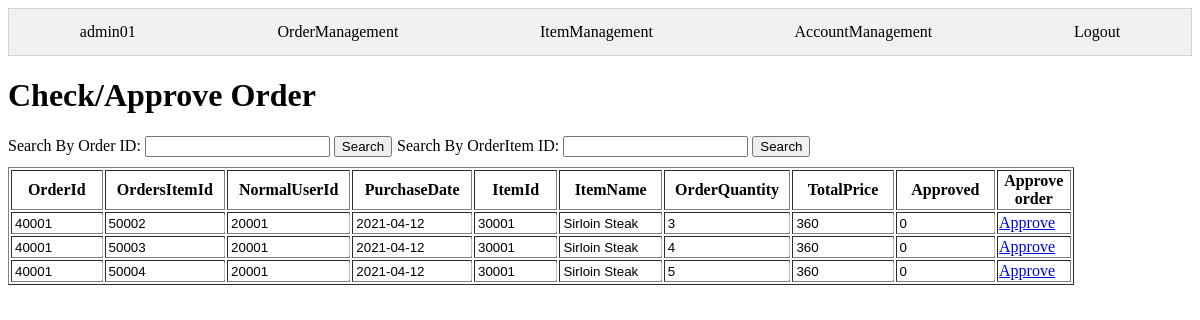
/server/OrderManagement.php (signed in), run on the app's committed database.
### tables this page shows
CREATE TABLE OrdersItem (
  OrdersItemId int(11) unsigned NOT NULL AUTO_INCREMENT,
  ItemId int(11) unsigned DEFAULT NULL,
  OrderId int(11) unsigned DEFAULT NULL,
  Quantity int(11) DEFAULT NULL,
  PRIMARY KEY (OrdersItemId)
);

CREATE TABLE Orders (
  OrderId int(11) unsigned NOT NULL AUTO_INCREMENT,
  NormalUserId int(11) unsigned DEFAULT NULL,
  Approved tinyint(1) DEFAULT '0',
  PurchaseDate date DEFAULT NULL,
  TotalPrice int(11) unsigned DEFAULT NULL,
  PRIMARY KEY (OrderId)
);

CREATE TABLE Item (
  ItemId int(11) unsigned NOT NULL AUTO_INCREMENT,
  Name varchar(255) DEFAULT NULL,
  Type int(11) DEFAULT NULL,
  Recommend int(11) DEFAULT NULL,
  Quantity int(11) DEFAULT NULL,
  Price int(11) DEFAULT NULL,
  Path varchar(255) DEFAULT '../image/question.jpg',
  PRIMARY KEY (ItemId)
);

### server/OrderManagement.php (the view, shortened to what this page needs)
<!DOCTYPE html>
<html lang="en">
<head>
    <link rel="stylesheet" href="mystyle.css">
</head>
<body>
    <?php
if(isset($_SESSION['adminID'])) {
    ?>
    <div id="flex-container">
        <div class="tab">
            <a href="AdminMenu.php" class="tablinks"><?php echo $_SESSION['adminName']?></a>
            <a href="OrderManagement.php" class="tablinks">OrderManagement</a>
            <a href="ItemManagement.php" class="tablinks">ItemManagement</a>
            <a href="AccountManagement.php" class="tablinks">AccountManagement</a>
            <a href="AdminMenu.php?logout=true" class="tablinks">Logout</a>
        </div>
        <div class="selection">
            <h1>Check/Approve Order</h1>
            <div class="search">
                <form action="<?php echo $_SERVER['PHP_SELF']; ?>" method="post" enctype="multipart/form-data">
                    <label for="">Search By Order ID:</label>
                    <input type="number" name="searchOID">
                    <input type="submit" value="Search">
                </form>
                <form action="<?php echo $_SERVER['PHP_SELF']; ?>" method="post" enctype="multipart/form-data">
                    <label for="">Search By OrderItem ID:</label>
                    <input type="text" name="searchOIID">
                    <input type="submit" value="Search">
                </form>
            </div>
        </div>
        <?php
                include '../component/dbOpen.php';
                if(!isset($_POST['searchOID'])&&!isset($_POST['searchOIID'])) {
                    $SQL = "SELECT o.OrderId AS OrderId, o.TotalPrice AS TotalPrice, oi.OrdersItemId AS OrdersItemId, o.NormalUserId AS NormalUserId, o.Approved AS Approved,o.PurchaseDate AS PurchaseDate, i.ItemId AS ItemId, i.Name AS ItemName, oi.Quantity AS OrderQuantity
    FROM Orders AS o
    INNER JOIN OrdersItem AS oi ON oi.OrderId = o.OrderId
    INNER JOIN Item AS i ON i.ItemId = oi.ItemId
    ORDER BY OrderId ASC;";
                }else if(isset($_POST['searchOID'])){
                    $SQL = "SELECT o.OrderId AS OrderId,o.TotalPrice AS TotalPrice, oi.OrdersItemId AS OrdersItemId, o.NormalUserId AS NormalUserId, o.Approved AS Approved,o.PurchaseDate AS PurchaseDate, i.ItemId AS ItemId, i.Name AS ItemName, oi.Quantity AS OrderQuantity
    FROM Orders AS o
    INNER JOIN OrdersItem AS oi ON oi.OrderId = o.OrderId
    INNER JOIN Item AS i ON i.ItemId = oi.ItemId
    WHERE o.OrderId like '%{$_POST['searchOID']}%'
    ORDER BY OrderId ASC;";
                }
                $rs = mysqli_query($conn, $SQL);
            ?>
        <table border="1">
            <tr>
                <th>OrderId</th>
                <th>OrdersItemId</th>
                <th>NormalUserId</th>
                <th>PurchaseDate</th>
                <th>ItemId</th>
                <th>ItemName</th>
                <th>OrderQuantity</th>
                <th>TotalPrice</th>
                <th>Approved</th>
                <th>Approve order</th>
            </tr>
            <?php
                    while ($rc = mysqli_fetch_assoc($rs)) {
                        $string= "OrderManagement.php?OrderId={$rc['OrderId']}";
                        echo "<tr>
                            <td align='left'><input type='text' value='{$rc['OrderId']}' name='OrderId' readonly></td>
                            <td align='left'><input type='text' value='{$rc['OrdersItemId']}' name='OrdersItemId' readonly></td>
                            <td align='left'><input type='text' value='{$rc['NormalUserId']}' name='NormalUserId' readonly></td>
                            <td align='left'><input type='text' value='{$rc['PurchaseDate']}' name='PurchaseDate' readonly></td>
                            <td align='left'><input type='text' value='{$rc['ItemId']}' name='ItemId' readonly></td>
                            <td align='left'><input type='text' value='{$rc['ItemName']}' name='ItemName' readonly></td>
                            <td align='left'><input type='text' value='{$rc['OrderQuantity']}' name='OrderQuantity' readonly></td>
                            <td align='left'><input type='text' value='{$rc['TotalPrice']}' name='TotalPrice' readonly></td>
                            <td align='left'><input type='text' value='{$rc['Approved']}' name='Approved' readonly></td>
                            ";
                        if($rc['Approved']=="1"){
                            echo "<td></td>
                        </tr>";
                        }else{
                            echo "<td><a href='$string' onclick='return checkApprove();'>Approve</a></td>";
                        }
                    }
                    ?>
        </table>
    </div>
    <?php
}else{
    header("Location: index.php");
}
?>
</body>
</html>

### server/mystyle.css (style rules this page uses)
#flex-container { display: flex; flex-wrap: wrap; }
.selection, .show { width: 100%; }
table { width: 90%; }
td input { width: 99%; }
.tab { overflow: hidden; border: 1px solid lightgrey; background-color: #f1f1f1; width: 100%; display: inline-flex; justify-content: space-around; }
.tab a { background-color: inherit; text-decoration: none; float: left; border: none; outline: none; cursor: pointer; padding: 14px 16px; transition: 0.3s; color: black; }
.search { width: 100%; margin-bottom: 10px; display: inline-flex; }
.search input[type="submit"] { margin-right: 5px; }
tr input { background-color: rgba(255, 255, 255, 0.5); border: 0px; }

### data on the page
ordersitem: OrderId "40001", OrdersItemId "50002", NormalUserId "20001", PurchaseDate "2021-04-12", ItemId "30001", ItemName "Sirloin Steak", OrderQuantity "3", TotalPrice "360", Approved "0"
ordersitem: OrderId "40001", OrdersItemId "50003", NormalUserId "20001", PurchaseDate "2021-04-12", ItemId "30001", ItemName "Sirloin Steak", OrderQuantity "4", TotalPrice "360", Approved "0"
ordersitem: OrderId "40001", OrdersItemId "50004", NormalUserId "20001", PurchaseDate "2021-04-12", ItemId "30001", ItemName "Sirloin Steak", OrderQuantity "5", TotalPrice "360", Approved "0"

### other printed values
$_SESSION['adminName'] "admin01"
